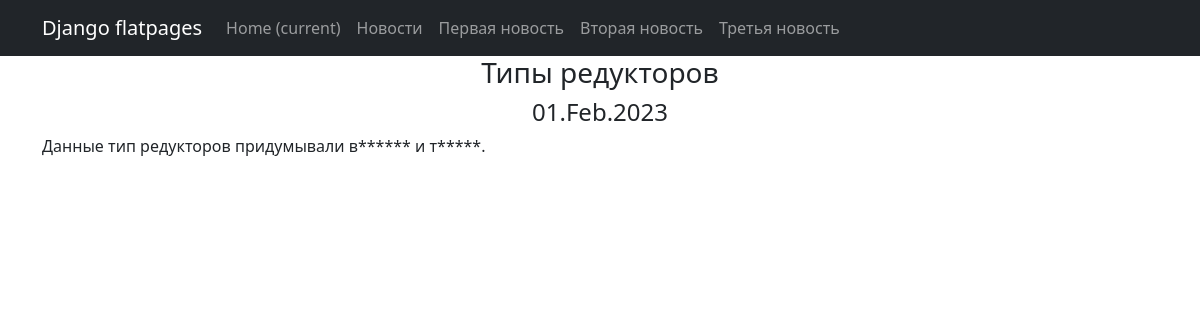
Screenshot of /news/1 with the database file from the repository.
### np_app/models.py (models this page shows, shortened)
class Post(models.Model):
    article = 'Arti'
    news = 'News'
    POSTS = [
        (article, 'Статья'),
        (news, 'Новости')
    ]
    author = models.ForeignKey(Author, on_delete=models.CASCADE)
    choice = models.CharField(max_length=4, choices=POSTS, default=article)
    time_create_post = models.DateTimeField(auto_now_add=True)
    category = models.ManyToManyField(Category, through='PostCategory')
    header_post = models.CharField(max_length=255)
    text_post = models.TextField()
    rate_post = models.IntegerField(default=0)

### np_app/views.py (the view)
# urls.py: path('<int:pk>', PostDetail.as_view()),
class PostDetail(DetailView):
    model = Post
    template_name = 'news_one.html'
    context_object_name = 'news'

### np_app/templatetags/custom_filters.py (called while the page is built)
@register.filter()
def censor(string_to_check):
    checked_string = ''
    for word in string_to_check.split():
        for check_word in CENSOR:
            if check_word in word.lower():
                last_chars = ''
                for char in reversed(word):
                    if char not in string.punctuation:
                        break
                    last_chars += char
                last_chars = last_chars[::-1]
                new_word = word[0] + (len(word.translate(str.maketrans('', '', string.punctuation))) - 1) * '*'
                checked_string += new_word + f'{last_chars} '
                break
        else:
            checked_string += word + ' '
    return checked_string

### templates/news_one.html (shortened to what this page needs)
{% extends 'flatpages/default.html' %}
{% load custom_filters %}
{% block content %}
<h3> {{ news.header_post }} </h3>
<h4>{{ news.time_create_post|date:'d.M.Y' }}</h4>
<p style="text-align: left">{{ news.text_post|censor }}</p>
{% endblock content %}

### rows the page displays
Post: header_post "Типы редукторов", time_create_post "01.Feb.2023", text_post|censor "Данные тип редукторов придумывали в****** и т*****."
